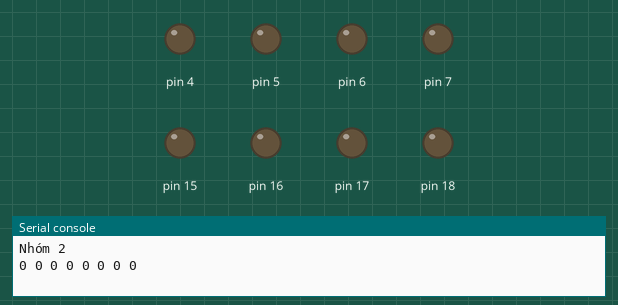
Recording of a program running on a simulated MicroPython board. On the bench: output pins drawn as LEDs (lit = HIGH), the last lines printed to the serial console.

Above: at 0.1 s.
At 4.1 s:
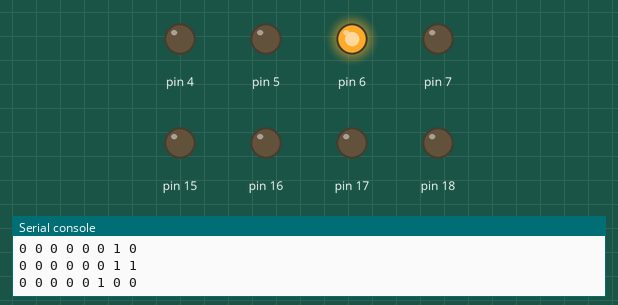
At 9.1 s:
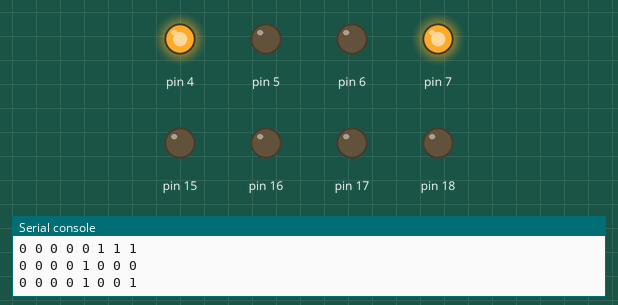
At 19.1 s:
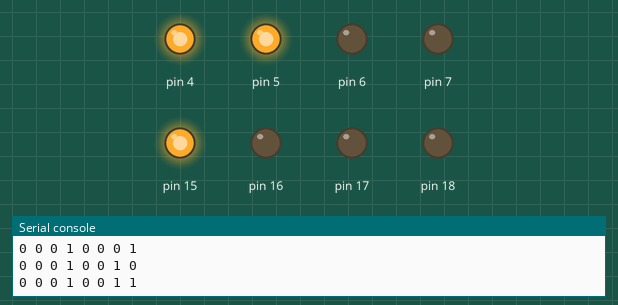
At 28.1 s:
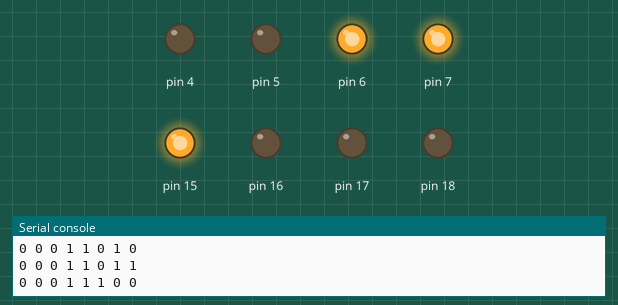
At 38.1 s:
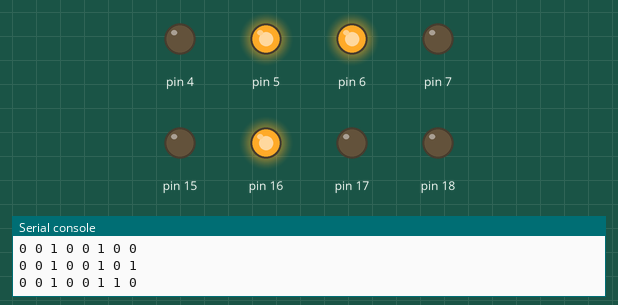
Timing chart, 0 to 40.0 s (numbered marks = the images above):
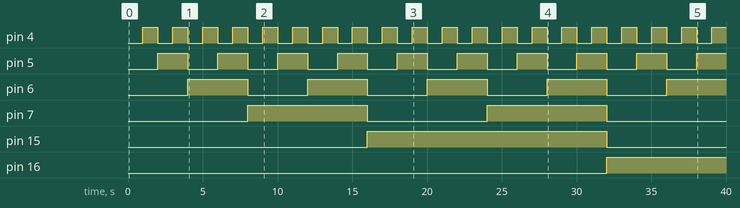

Measured:
- by itself, pin 4: alternates HIGH for 1.0 s and LOW for 1.0 s
- by itself, pin 5: alternates HIGH for 2.0 s and LOW for 2.0 s
- by itself, pin 6: alternates HIGH for 4.0 s and LOW for 4.0 s
- by itself, pin 7: alternates HIGH for 8.0 s and LOW for 8.0 s
- by itself, pin 15: LOW → HIGH at 16.0 s, → LOW 16.0 s later
- by itself, pin 16: LOW → HIGH at 32.0 s

The program:

nhom_2.py
```python
import esp
esp.osdebug(0)
from machine import Pin, PWM
from time import sleep, sleep_us, sleep_ms
from sys import exit

def set_level_gpio_output(gpio, state):
	# state with 0: ON, 1: OFF
	if not ((1 <= gpio <= 21) or (35 <= gpio <= 45) or gpio in [47, 48]):
		print("Hãy nhập GPIO NUMBER từ 1 - 21, 35 - 45, 47, 48")
		exit()
	if state not in (0, 1):
		print("Hãy nhập GPIO LEVEL là 0 (False) và 1 (True)")
		exit()
	gpio_t = Pin(gpio, Pin.OUT)
	if state in (0, 1):
		gpio_t.value(state)

def check_state(count, dec):
	if(count & dec):
		return 0
	return 1

count = 255

print("Nhóm 2")

while True:
	set_level_gpio_output(4, check_state(count, 1))
	set_level_gpio_output(5, check_state(count, 2))
	set_level_gpio_output(6, check_state(count, 4))
	set_level_gpio_output(7, check_state(count, 8))
	set_level_gpio_output(15, check_state(count, 16))
	set_level_gpio_output(16, check_state(count, 32))
	set_level_gpio_output(17, check_state(count, 64))
	set_level_gpio_output(18, check_state(count, 128))
	print(f"{check_state(count, 128)} {check_state(count, 64)} {check_state(count, 32)} {check_state(count, 16)} {check_state(count, 8)} {check_state(count, 4)} {check_state(count, 2)} {check_state(count, 1)}")
	sleep(1)
	count -= 1
	if count < 0:
		print("END")
		count = 255
```
